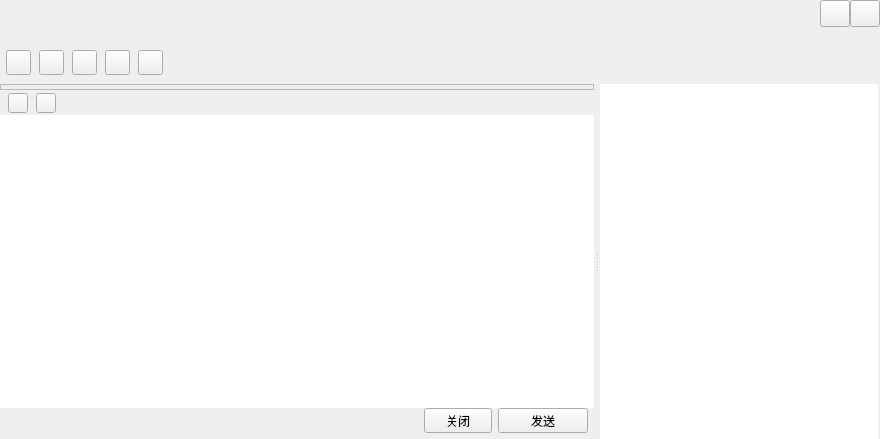
<?xml version="1.0" encoding="UTF-8"?>
<ui version="4.0">
 <class>TalkWindow</class>
 <widget class="QWidget" name="TalkWindow">
  <property name="geometry">
   <rect>
    <x>0</x>
    <y>0</y>
    <width>880</width>
    <height>439</height>
   </rect>
  </property>
  <property name="windowTitle">
   <string>TalkWindow</string>
  </property>
  <layout class="QVBoxLayout" name="verticalLayout_6">
   <property name="spacing">
    <number>0</number>
   </property>
   <property name="leftMargin">
    <number>0</number>
   </property>
   <property name="topMargin">
    <number>0</number>
   </property>
   <property name="rightMargin">
    <number>0</number>
   </property>
   <property name="bottomMargin">
    <number>0</number>
   </property>
   <item>
    <widget class="QWidget" name="titleWidget" native="true">
     <property name="sizePolicy">
      <sizepolicy hsizetype="Expanding" vsizetype="Fixed">
       <horstretch>0</horstretch>
       <verstretch>0</verstretch>
      </sizepolicy>
     </property>
     <property name="minimumSize">
      <size>
       <width>0</width>
       <height>84</height>
      </size>
     </property>
     <property name="maximumSize">
      <size>
       <width>16777215</width>
       <height>84</height>
      </size>
     </property>
     <property name="bottomskin" stdset="0">
      <bool>true</bool>
     </property>
     <layout class="QVBoxLayout" name="verticalLayout">
      <property name="spacing">
       <number>0</number>
      </property>
      <property name="leftMargin">
       <number>6</number>
      </property>
      <property name="topMargin">
       <number>0</number>
      </property>
      <property name="rightMargin">
       <number>0</number>
      </property>
      <property name="bottomMargin">
       <number>0</number>
      </property>
      <item>
       <layout class="QHBoxLayout" name="horizontalLayout">
        <property name="spacing">
         <number>0</number>
        </property>
        <item>
         <widget class="QLabel" name="nameLabel">
          <property name="sizePolicy">
           <sizepolicy hsizetype="Expanding" vsizetype="Fixed">
            <horstretch>0</horstretch>
            <verstretch>0</verstretch>
           </sizepolicy>
          </property>
          <property name="minimumSize">
           <size>
            <width>0</width>
            <height>27</height>
           </size>
          </property>
          <property name="maximumSize">
           <size>
            <width>16777215</width>
            <height>27</height>
           </size>
          </property>
          <property name="font">
           <font>
            <family>Arial</family>
            <pointsize>12</pointsize>
           </font>
          </property>
          <property name="text">
           <string/>
          </property>
         </widget>
        </item>
        <item>
         <widget class="QPushButton" name="sysmin">
          <property name="sizePolicy">
           <sizepolicy hsizetype="Fixed" vsizetype="Fixed">
            <horstretch>0</horstretch>
            <verstretch>0</verstretch>
           </sizepolicy>
          </property>
          <property name="maximumSize">
           <size>
            <width>30</width>
            <height>27</height>
           </size>
          </property>
          <property name="focusPolicy">
           <enum>Qt::ClickFocus</enum>
          </property>
          <property name="toolTip">
           <string>最小化</string>
          </property>
          <property name="text">
           <string/>
          </property>
          <property name="iconSize">
           <size>
            <width>30</width>
            <height>30</height>
           </size>
          </property>
         </widget>
        </item>
        <item>
         <widget class="QPushButton" name="sysclose">
          <property name="sizePolicy">
           <sizepolicy hsizetype="Fixed" vsizetype="Fixed">
            <horstretch>0</horstretch>
            <verstretch>0</verstretch>
           </sizepolicy>
          </property>
          <property name="maximumSize">
           <size>
            <width>30</width>
            <height>27</height>
           </size>
          </property>
          <property name="focusPolicy">
           <enum>Qt::ClickFocus</enum>
          </property>
          <property name="toolTip">
           <string>关闭</string>
          </property>
          <property name="text">
           <string/>
          </property>
          <property name="iconSize">
           <size>
            <width>30</width>
            <height>30</height>
           </size>
          </property>
         </widget>
        </item>
       </layout>
      </item>
      <item>
       <widget class="QLabel" name="signLabel">
        <property name="sizePolicy">
         <sizepolicy hsizetype="Expanding" vsizetype="Fixed">
          <horstretch>0</horstretch>
          <verstretch>0</verstretch>
         </sizepolicy>
        </property>
        <property name="font">
         <font>
          <family>Arial</family>
          <pointsize>10</pointsize>
         </font>
        </property>
        <property name="text">
         <string/>
        </property>
       </widget>
      </item>
      <item>
       <widget class="QWidget" name="funWidget" native="true">
        <property name="sizePolicy">
         <sizepolicy hsizetype="Expanding" vsizetype="Expanding">
          <horstretch>0</horstretch>
          <verstretch>0</verstretch>
         </sizepolicy>
        </property>
        <property name="minimumSize">
         <size>
          <width>0</width>
          <height>34</height>
         </size>
        </property>
        <property name="maximumSize">
         <size>
          <width>16777215</width>
          <height>600</height>
         </size>
        </property>
        <layout class="QHBoxLayout" name="horizontalLayout_2">
         <property name="spacing">
          <number>8</number>
         </property>
         <property name="leftMargin">
          <number>0</number>
         </property>
         <property name="topMargin">
          <number>0</number>
         </property>
         <property name="rightMargin">
          <number>6</number>
         </property>
         <property name="bottomMargin">
          <number>0</number>
         </property>
         <item>
          <widget class="QPushButton" name="addtoolbtn">
           <property name="sizePolicy">
            <sizepolicy hsizetype="Preferred" vsizetype="Fixed">
             <horstretch>0</horstretch>
             <verstretch>0</verstretch>
            </sizepolicy>
           </property>
           <property name="minimumSize">
            <size>
             <width>25</width>
             <height>25</height>
            </size>
           </property>
           <property name="maximumSize">
            <size>
             <width>25</width>
             <height>25</height>
            </size>
           </property>
           <property name="text">
            <string/>
           </property>
           <property name="hasborder" stdset="0">
            <bool>true</bool>
           </property>
          </widget>
         </item>
         <item>
          <widget class="QPushButton" name="addhumanBtn">
           <property name="sizePolicy">
            <sizepolicy hsizetype="Preferred" vsizetype="Fixed">
             <horstretch>0</horstretch>
             <verstretch>0</verstretch>
            </sizepolicy>
           </property>
           <property name="minimumSize">
            <size>
             <width>25</width>
             <height>25</height>
            </size>
           </property>
           <property name="maximumSize">
            <size>
             <width>25</width>
             <height>25</height>
            </size>
           </property>
           <property name="text">
            <string/>
           </property>
           <property name="hasborder" stdset="0">
            <bool>true</bool>
           </property>
          </widget>
         </item>
         <item>
          <widget class="QPushButton" name="appBtn">
           <property name="sizePolicy">
            <sizepolicy hsizetype="Preferred" vsizetype="Fixed">
             <horstretch>0</horstretch>
             <verstretch>0</verstretch>
            </sizepolicy>
           </property>
           <property name="minimumSize">
            <size>
             <width>25</width>
             <height>25</height>
            </size>
           </property>
           <property name="maximumSize">
            <size>
             <width>25</width>
             <height>25</height>
            </size>
           </property>
           <property name="text">
            <string/>
           </property>
           <property name="hasborder" stdset="0">
            <bool>true</bool>
           </property>
          </widget>
         </item>
         <item>
          <widget class="QPushButton" name="videoBtn">
           <property name="sizePolicy">
            <sizepolicy hsizetype="Preferred" vsizetype="Fixed">
             <horstretch>0</horstretch>
             <verstretch>0</verstretch>
            </sizepolicy>
           </property>
           <property name="minimumSize">
            <size>
             <width>25</width>
             <height>25</height>
            </size>
           </property>
           <property name="maximumSize">
            <size>
             <width>25</width>
             <height>25</height>
            </size>
           </property>
           <property name="text">
            <string/>
           </property>
           <property name="hasborder" stdset="0">
            <bool>true</bool>
           </property>
          </widget>
         </item>
         <item>
          <widget class="QPushButton" name="toolsetBtn">
           <property name="sizePolicy">
            <sizepolicy hsizetype="Preferred" vsizetype="Fixed">
             <horstretch>0</horstretch>
             <verstretch>0</verstretch>
            </sizepolicy>
           </property>
           <property name="minimumSize">
            <size>
             <width>25</width>
             <height>25</height>
            </size>
           </property>
           <property name="maximumSize">
            <size>
             <width>25</width>
             <height>25</height>
            </size>
           </property>
           <property name="text">
            <string/>
           </property>
           <property name="hasborder" stdset="0">
            <bool>true</bool>
           </property>
          </widget>
         </item>
         <item>
          <spacer name="horizontalSpacer">
           <property name="orientation">
            <enum>Qt::Horizontal</enum>
           </property>
           <property name="sizeHint" stdset="0">
            <size>
             <width>700</width>
             <height>20</height>
            </size>
           </property>
          </spacer>
         </item>
        </layout>
       </widget>
      </item>
     </layout>
    </widget>
   </item>
   <item>
    <widget class="QSplitter" name="splitter">
     <property name="sizePolicy">
      <sizepolicy hsizetype="Expanding" vsizetype="Expanding">
       <horstretch>0</horstretch>
       <verstretch>0</verstretch>
      </sizepolicy>
     </property>
     <property name="orientation">
      <enum>Qt::Horizontal</enum>
     </property>
     <property name="handleWidth">
      <number>6</number>
     </property>
     <widget class="QSplitter" name="bodySplitter">
      <property name="sizePolicy">
       <sizepolicy hsizetype="Expanding" vsizetype="Expanding">
        <horstretch>0</horstretch>
        <verstretch>0</verstretch>
       </sizepolicy>
      </property>
      <property name="orientation">
       <enum>Qt::Vertical</enum>
      </property>
      <property name="handleWidth">
       <number>1</number>
      </property>
      <property name="childrenCollapsible">
       <bool>false</bool>
      </property>
      <widget class="QWidget" name="bodyWidget" native="true">
       <property name="sizePolicy">
        <sizepolicy hsizetype="Expanding" vsizetype="Expanding">
         <horstretch>0</horstretch>
         <verstretch>0</verstretch>
        </sizepolicy>
       </property>
       <layout class="QVBoxLayout" name="verticalLayout_4">
        <property name="spacing">
         <number>0</number>
        </property>
        <property name="leftMargin">
         <number>0</number>
        </property>
        <property name="topMargin">
         <number>0</number>
        </property>
        <property name="rightMargin">
         <number>0</number>
        </property>
        <property name="bottomMargin">
         <number>0</number>
        </property>
        <item>
         <widget class="QFrame" name="frameWidget">
          <property name="sizePolicy">
           <sizepolicy hsizetype="Expanding" vsizetype="Preferred">
            <horstretch>0</horstretch>
            <verstretch>0</verstretch>
           </sizepolicy>
          </property>
          <property name="frameShape">
           <enum>QFrame::StyledPanel</enum>
          </property>
          <property name="frameShadow">
           <enum>QFrame::Raised</enum>
          </property>
          <layout class="QVBoxLayout" name="verticalLayout_3">
           <property name="spacing">
            <number>0</number>
           </property>
           <property name="leftMargin">
            <number>0</number>
           </property>
           <property name="topMargin">
            <number>1</number>
           </property>
           <property name="rightMargin">
            <number>0</number>
           </property>
           <property name="bottomMargin">
            <number>1</number>
           </property>
           <item>
            <widget class="MsgWebView" name="msgWidget" native="true"/>
           </item>
          </layout>
         </widget>
        </item>
       </layout>
      </widget>
      <widget class="QWidget" name="bottomWidget" native="true">
       <property name="sizePolicy">
        <sizepolicy hsizetype="Expanding" vsizetype="Expanding">
         <horstretch>0</horstretch>
         <verstretch>0</verstretch>
        </sizepolicy>
       </property>
       <property name="minimumSize">
        <size>
         <width>0</width>
         <height>137</height>
        </size>
       </property>
       <property name="maximumSize">
        <size>
         <width>16777215</width>
         <height>400</height>
        </size>
       </property>
       <layout class="QVBoxLayout" name="verticalLayout_2">
        <property name="spacing">
         <number>0</number>
        </property>
        <property name="leftMargin">
         <number>0</number>
        </property>
        <property name="topMargin">
         <number>0</number>
        </property>
        <property name="rightMargin">
         <number>0</number>
        </property>
        <property name="bottomMargin">
         <number>0</number>
        </property>
        <item>
         <widget class="QWidget" name="moduleWidget" native="true">
          <property name="sizePolicy">
           <sizepolicy hsizetype="Expanding" vsizetype="Fixed">
            <horstretch>0</horstretch>
            <verstretch>0</verstretch>
           </sizepolicy>
          </property>
          <property name="minimumSize">
           <size>
            <width>0</width>
            <height>24</height>
           </size>
          </property>
          <property name="maximumSize">
           <size>
            <width>16777215</width>
            <height>24</height>
           </size>
          </property>
          <layout class="QHBoxLayout" name="horizontalLayout_3">
           <property name="spacing">
            <number>8</number>
           </property>
           <property name="leftMargin">
            <number>8</number>
           </property>
           <property name="topMargin">
            <number>0</number>
           </property>
           <property name="rightMargin">
            <number>8</number>
           </property>
           <property name="bottomMargin">
            <number>0</number>
           </property>
           <item>
            <widget class="QPushButton" name="faceBtn">
             <property name="sizePolicy">
              <sizepolicy hsizetype="Fixed" vsizetype="Fixed">
               <horstretch>0</horstretch>
               <verstretch>0</verstretch>
              </sizepolicy>
             </property>
             <property name="minimumSize">
              <size>
               <width>20</width>
               <height>20</height>
              </size>
             </property>
             <property name="maximumSize">
              <size>
               <width>20</width>
               <height>20</height>
              </size>
             </property>
             <property name="text">
              <string/>
             </property>
             <property name="hasborder" stdset="0">
              <bool>true</bool>
             </property>
            </widget>
           </item>
           <item>
            <widget class="QPushButton" name="fileopenBtn">
             <property name="sizePolicy">
              <sizepolicy hsizetype="Fixed" vsizetype="Fixed">
               <horstretch>0</horstretch>
               <verstretch>0</verstretch>
              </sizepolicy>
             </property>
             <property name="minimumSize">
              <size>
               <width>20</width>
               <height>20</height>
              </size>
             </property>
             <property name="maximumSize">
              <size>
               <width>20</width>
               <height>20</height>
              </size>
             </property>
             <property name="text">
              <string/>
             </property>
             <property name="hasborder" stdset="0">
              <bool>true</bool>
             </property>
            </widget>
           </item>
           <item>
            <spacer name="horizontalSpacer_2">
             <property name="orientation">
              <enum>Qt::Horizontal</enum>
             </property>
             <property name="sizeHint" stdset="0">
              <size>
               <width>519</width>
               <height>20</height>
              </size>
             </property>
            </spacer>
           </item>
          </layout>
         </widget>
        </item>
        <item>
         <widget class="QMsgTextEdit" name="textEdit">
          <property name="contextMenuPolicy">
           <enum>Qt::NoContextMenu</enum>
          </property>
          <property name="frameShape">
           <enum>QFrame::NoFrame</enum>
          </property>
         </widget>
        </item>
        <item>
         <layout class="QHBoxLayout" name="horizontalLayout_4">
          <property name="rightMargin">
           <number>6</number>
          </property>
          <property name="bottomMargin">
           <number>6</number>
          </property>
          <item>
           <spacer name="horizontalSpacer_3">
            <property name="orientation">
             <enum>Qt::Horizontal</enum>
            </property>
            <property name="sizeHint" stdset="0">
             <size>
              <width>408</width>
              <height>20</height>
             </size>
            </property>
           </spacer>
          </item>
          <item>
           <widget class="QToolButton" name="closeBtn">
            <property name="minimumSize">
             <size>
              <width>68</width>
              <height>24</height>
             </size>
            </property>
            <property name="text">
             <string>关闭</string>
            </property>
            <property name="titleskin" stdset="0">
             <bool>true</bool>
            </property>
           </widget>
          </item>
          <item>
           <widget class="QToolButton" name="sendBtn">
            <property name="minimumSize">
             <size>
              <width>90</width>
              <height>24</height>
             </size>
            </property>
            <property name="text">
             <string>发送</string>
            </property>
            <property name="titileskin" stdset="0">
             <bool>true</bool>
            </property>
           </widget>
          </item>
         </layout>
        </item>
       </layout>
      </widget>
     </widget>
     <widget class="QWidget" name="widget" native="true">
      <property name="sizePolicy">
       <sizepolicy hsizetype="Expanding" vsizetype="Expanding">
        <horstretch>0</horstretch>
        <verstretch>0</verstretch>
       </sizepolicy>
      </property>
      <property name="minimumSize">
       <size>
        <width>280</width>
        <height>0</height>
       </size>
      </property>
      <property name="maximumSize">
       <size>
        <width>280</width>
        <height>16777215</height>
       </size>
      </property>
      <layout class="QVBoxLayout" name="verticalLayout_5">
       <property name="spacing">
        <number>0</number>
       </property>
       <property name="leftMargin">
        <number>0</number>
       </property>
       <property name="topMargin">
        <number>0</number>
       </property>
       <property name="rightMargin">
        <number>0</number>
       </property>
       <property name="bottomMargin">
        <number>0</number>
       </property>
       <item>
        <widget class="QScrollArea" name="scrollArea">
         <property name="frameShape">
          <enum>QFrame::NoFrame</enum>
         </property>
         <property name="verticalScrollBarPolicy">
          <enum>Qt::ScrollBarAlwaysOff</enum>
         </property>
         <property name="horizontalScrollBarPolicy">
          <enum>Qt::ScrollBarAlwaysOff</enum>
         </property>
         <property name="widgetResizable">
          <bool>true</bool>
         </property>
         <widget class="QWidget" name="scrollAreaWidgetContents">
          <property name="geometry">
           <rect>
            <x>0</x>
            <y>0</y>
            <width>280</width>
            <height>355</height>
           </rect>
          </property>
          <property name="sizePolicy">
           <sizepolicy hsizetype="Expanding" vsizetype="Expanding">
            <horstretch>0</horstretch>
            <verstretch>0</verstretch>
           </sizepolicy>
          </property>
          <widget class="QTreeWidget" name="treeWidget">
           <property name="geometry">
            <rect>
             <x>0</x>
             <y>0</y>
             <width>278</width>
             <height>355</height>
            </rect>
           </property>
           <property name="frameShape">
            <enum>QFrame::NoFrame</enum>
           </property>
           <property name="horizontalScrollBarPolicy">
            <enum>Qt::ScrollBarAlwaysOff</enum>
           </property>
           <property name="editTriggers">
            <set>QAbstractItemView::AllEditTriggers</set>
           </property>
           <property name="indentation">
            <number>0</number>
           </property>
           <property name="headerHidden">
            <bool>true</bool>
           </property>
           <property name="expandsOnDoubleClick">
            <bool>false</bool>
           </property>
           <column>
            <property name="text">
             <string notr="true">1</string>
            </property>
           </column>
          </widget>
         </widget>
        </widget>
       </item>
      </layout>
     </widget>
    </widget>
   </item>
  </layout>
 </widget>
 <layoutdefault spacing="6" margin="11"/>
 <customwidgets>
  <customwidget>
   <class>QMsgTextEdit</class>
   <extends>QTextEdit</extends>
   <header>qmsgtextedit.h</header>
  </customwidget>
  <customwidget>
   <class>MsgWebView</class>
   <extends>QWidget</extends>
   <header>MsgWebView.h</header>
   <container>1</container>
  </customwidget>
 </customwidgets>
 <resources/>
 <connections/>
</ui>
